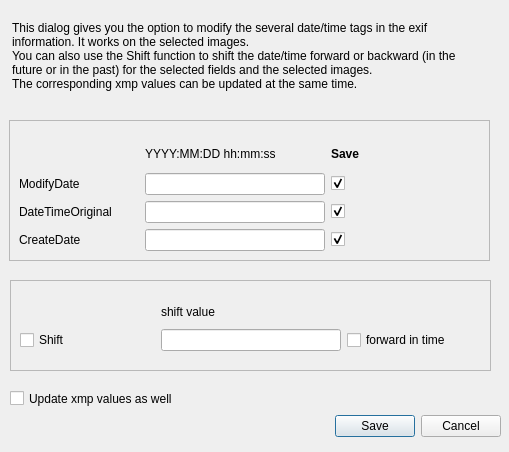
<?xml version="1.0" encoding="UTF-8"?>
<ui version="4.0">
 <class>DateTimeDialog</class>
 <widget class="QDialog" name="DateTimeDialog">
  <property name="geometry">
   <rect>
    <x>0</x>
    <y>0</y>
    <width>509</width>
    <height>452</height>
   </rect>
  </property>
  <property name="windowTitle">
   <string>Dialog</string>
  </property>
  <widget class="QDialogButtonBox" name="buttonBox">
   <property name="geometry">
    <rect>
     <x>200</x>
     <y>410</y>
     <width>301</width>
     <height>32</height>
    </rect>
   </property>
   <property name="orientation">
    <enum>Qt::Horizontal</enum>
   </property>
   <property name="standardButtons">
    <set>QDialogButtonBox::Cancel|QDialogButtonBox::Save</set>
   </property>
  </widget>
  <widget class="QFrame" name="qddatettime_frame">
   <property name="geometry">
    <rect>
     <x>9</x>
     <y>120</y>
     <width>481</width>
     <height>141</height>
    </rect>
   </property>
   <property name="frameShape">
    <enum>QFrame::StyledPanel</enum>
   </property>
   <property name="frameShadow">
    <enum>QFrame::Raised</enum>
   </property>
   <widget class="QWidget" name="gridLayoutWidget">
    <property name="geometry">
     <rect>
      <x>0</x>
      <y>10</y>
      <width>441</width>
      <height>121</height>
     </rect>
    </property>
    <layout class="QGridLayout" name="qddatetime_gridLayout">
     <property name="leftMargin">
      <number>10</number>
     </property>
     <property name="topMargin">
      <number>10</number>
     </property>
     <item row="1" column="0">
      <widget class="QLabel" name="label">
       <property name="text">
        <string>ModifyDate</string>
       </property>
      </widget>
     </item>
     <item row="2" column="0">
      <widget class="QLabel" name="label_2">
       <property name="text">
        <string>DateTimeOriginal</string>
       </property>
      </widget>
     </item>
     <item row="3" column="0">
      <widget class="QLabel" name="label_3">
       <property name="text">
        <string>CreateDate</string>
       </property>
      </widget>
     </item>
     <item row="1" column="1">
      <widget class="QLineEdit" name="qddt_modifydate">
       <property name="maximumSize">
        <size>
         <width>180</width>
         <height>16777215</height>
        </size>
       </property>
      </widget>
     </item>
     <item row="1" column="3">
      <widget class="QCheckBox" name="chk_qddt_modifydate">
       <property name="text">
        <string/>
       </property>
       <property name="checked">
        <bool>true</bool>
       </property>
      </widget>
     </item>
     <item row="2" column="1">
      <widget class="QLineEdit" name="qddt_datetimeoriginal">
       <property name="maximumSize">
        <size>
         <width>180</width>
         <height>16777215</height>
        </size>
       </property>
      </widget>
     </item>
     <item row="3" column="1">
      <widget class="QLineEdit" name="qddt_createdate">
       <property name="maximumSize">
        <size>
         <width>180</width>
         <height>16777215</height>
        </size>
       </property>
      </widget>
     </item>
     <item row="2" column="3">
      <widget class="QCheckBox" name="chk_qddt_datetimeoriginal">
       <property name="text">
        <string/>
       </property>
       <property name="checked">
        <bool>true</bool>
       </property>
      </widget>
     </item>
     <item row="3" column="3">
      <widget class="QCheckBox" name="chk_qddt_createdate">
       <property name="text">
        <string/>
       </property>
       <property name="checked">
        <bool>true</bool>
       </property>
      </widget>
     </item>
     <item row="0" column="1">
      <widget class="QLabel" name="label_4">
       <property name="text">
        <string>YYYY:MM:DD hh:mm:ss</string>
       </property>
      </widget>
     </item>
     <item row="0" column="3">
      <widget class="QLabel" name="label_5">
       <property name="font">
        <font>
         <weight>75</weight>
         <bold>true</bold>
        </font>
       </property>
       <property name="text">
        <string>Save</string>
       </property>
      </widget>
     </item>
    </layout>
   </widget>
  </widget>
  <widget class="QCheckBox" name="chk_qddt_updatexmp">
   <property name="geometry">
    <rect>
     <x>10</x>
     <y>390</y>
     <width>351</width>
     <height>17</height>
    </rect>
   </property>
   <property name="text">
    <string>Update xmp values as well</string>
   </property>
  </widget>
  <widget class="QLabel" name="qddt_lbl">
   <property name="geometry">
    <rect>
     <x>12</x>
     <y>10</y>
     <width>471</width>
     <height>91</height>
    </rect>
   </property>
   <property name="text">
    <string>This dialog gives you the option to modify the several date/time tags in the exif information. It works on the selected images.
You can also use the Shift function to shift the date/time forward or backward (in the future or in the past) for the selected fields and the selected images.
The corresponding xmp values can be updated at the same time.</string>
   </property>
   <property name="wordWrap">
    <bool>true</bool>
   </property>
  </widget>
  <widget class="QFrame" name="frame">
   <property name="geometry">
    <rect>
     <x>10</x>
     <y>280</y>
     <width>481</width>
     <height>91</height>
    </rect>
   </property>
   <property name="frameShape">
    <enum>QFrame::StyledPanel</enum>
   </property>
   <property name="frameShadow">
    <enum>QFrame::Raised</enum>
   </property>
   <widget class="QWidget" name="gridLayoutWidget_2">
    <property name="geometry">
     <rect>
      <x>0</x>
      <y>10</y>
      <width>471</width>
      <height>61</height>
     </rect>
    </property>
    <layout class="QGridLayout" name="gridLayout">
     <property name="leftMargin">
      <number>10</number>
     </property>
     <property name="topMargin">
      <number>10</number>
     </property>
     <item row="1" column="2">
      <widget class="QCheckBox" name="chk_qddt_forward">
       <property name="text">
        <string>forward in time</string>
       </property>
      </widget>
     </item>
     <item row="1" column="1">
      <widget class="QLineEdit" name="qddt_shiftdatetime">
       <property name="maximumSize">
        <size>
         <width>180</width>
         <height>16777215</height>
        </size>
       </property>
       <property name="toolTip">
        <string>This field determines the shift in YYYY:MM:DD hh:mm:ss</string>
       </property>
       <property name="statusTip">
        <string>This field determines the shift in YYYY:MM:DD hh:mm:ss</string>
       </property>
      </widget>
     </item>
     <item row="1" column="0">
      <widget class="QCheckBox" name="qddt_shift">
       <property name="text">
        <string>Shift </string>
       </property>
      </widget>
     </item>
     <item row="0" column="1">
      <widget class="QLabel" name="label_7">
       <property name="text">
        <string>shift value</string>
       </property>
      </widget>
     </item>
    </layout>
   </widget>
  </widget>
 </widget>
 <resources/>
 <connections>
  <connection>
   <sender>buttonBox</sender>
   <signal>accepted()</signal>
   <receiver>DateTimeDialog</receiver>
   <slot>accept()</slot>
   <hints>
    <hint type="sourcelabel">
     <x>248</x>
     <y>254</y>
    </hint>
    <hint type="destinationlabel">
     <x>157</x>
     <y>274</y>
    </hint>
   </hints>
  </connection>
  <connection>
   <sender>buttonBox</sender>
   <signal>rejected()</signal>
   <receiver>DateTimeDialog</receiver>
   <slot>reject()</slot>
   <hints>
    <hint type="sourcelabel">
     <x>316</x>
     <y>260</y>
    </hint>
    <hint type="destinationlabel">
     <x>286</x>
     <y>274</y>
    </hint>
   </hints>
  </connection>
 </connections>
</ui>
